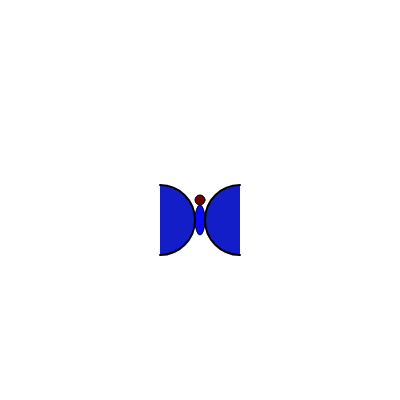
Frame 1 (no input)
Frame 60 (no input): identical to frame 1, image omitted
Frame 120 (the mouse pressed at the canvas centre since frame 60): identical to frame 1, image omitted

The p5.js sketch that drew this single still picture (run headless with seeded random() and noise() and a simulated clock; from frame 60 on, the mouse is pressed at the canvas centre):

// p5.js sketch
// ── sketch.js
function setup() {
  createCanvas(400, 400);
  // background(220);
}

function draw() {
  background(255);
  push();
  translate(width/2, height/2);
  fill(110,0,0);
  ellipse(0,0,10,10);
  fill(10,10,2200);
  ellipse(0,20,10,30);
  strokeWeight(2);
  fill(20,30,200);
  arc(40,20,70,70,PI*0.5,PI*-0.5);
  arc(-40,20,70,70,PI*-0.5,PI*0.5);
  pop();

}
